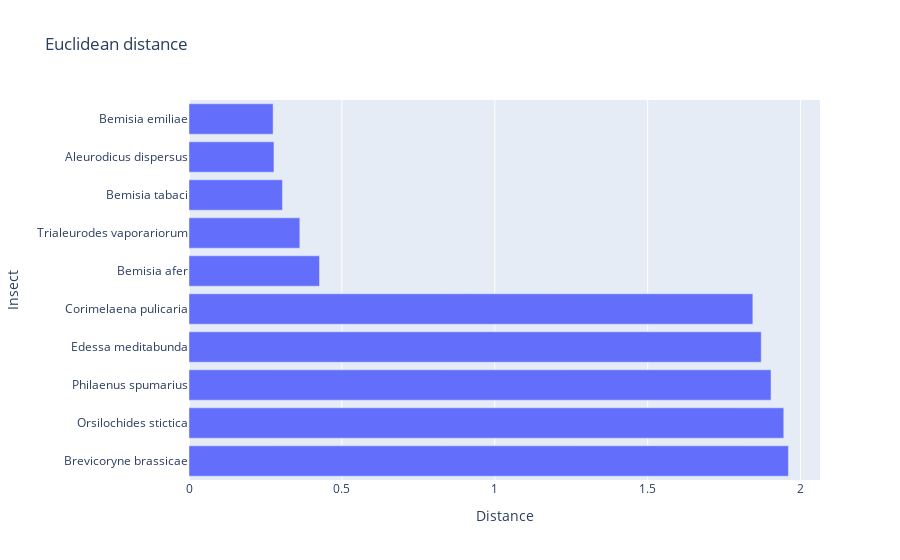

Notebook cell for this chart:
### Code cell
to_itter=data_to_count.sort_values('ed_result',ascending=True).reset_index(drop=True)[:10]

label=[]
degree=[]
for index,data in to_itter.sort_values('ed_result',ascending=False).reset_index(drop=True).iterrows():
    label.append(data.label)
    degree.append(data.ed_result)

fig = go.Figure(data=go.Bar(
    x=degree,
    y=label,
    orientation='h'
))

fig.update_layout(
    title='Euclidean distance',
    xaxis_title='Distance',
    yaxis_title='Insect'
)

fig.show()

### Figure 1 — Plotly figure (JSON) as saved in the notebook; plotly's stock layout.template omitted (floating-point values rounded to 4 significant figures)
{"data": [{"orientation": "h", "type": "bar", "x": [1.96, 1.945, 1.903, 1.871, 1.844, 0.4268, 0.3625, 0.3056, 0.2778, 0.2751], "y": ["Brevicoryne brassicae", "Orsilochides stictica", "Philaenus spumarius", "Edessa meditabunda", "Corimelaena pulicaria", "Bemisia afer", "Trialeurodes vaporariorum", "Bemisia tabaci", "Aleurodicus dispersus", "Bemisia emiliae"]}], "layout": {"title": {"text": "Euclidean distance"}, "xaxis": {"title": {"text": "Distance"}}, "yaxis": {"title": {"text": "Insect"}}}}
